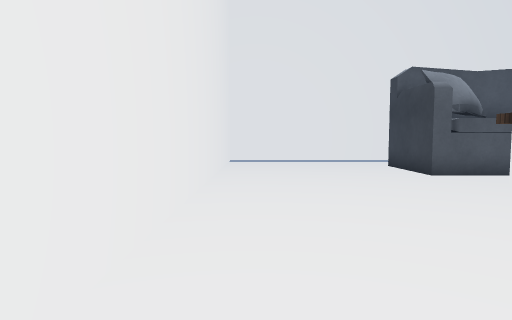
[1] (above)

16 first-person views from a walk through a 3-D level made in the Unity game engine. The camera is 1.2 m above the floor, tilts 4° down and sees 75° across. The floor is counted in squares, 1 m on a side. Each view is taken from the middle of a square. On the plan, view 1 faces up. The plan holds only what a view shows up to about 14 squares ahead; the rest is blank. The place goes on beyond the plan. Some animated figures are not drawn. Door leaves are left out, so doorways stand open. Surface patterns are stand-ins for the level's own textures.

[2]
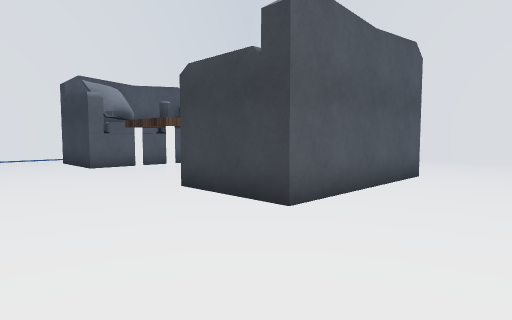

[3]
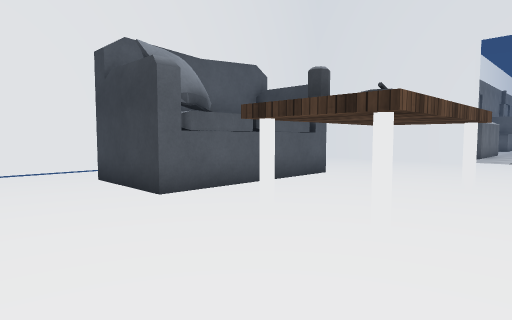

[4]
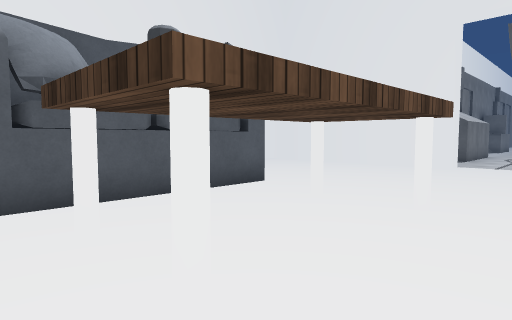

[5]
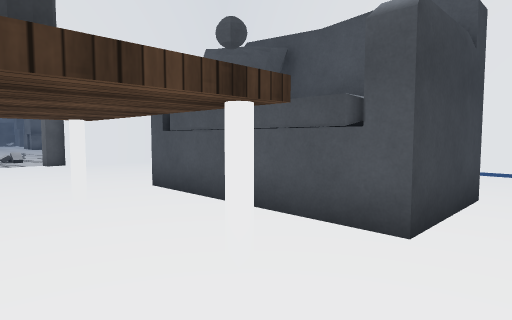

[6]
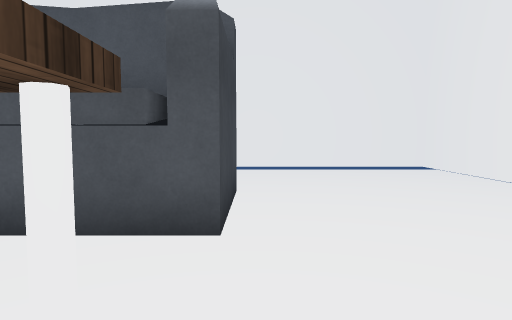

[7]
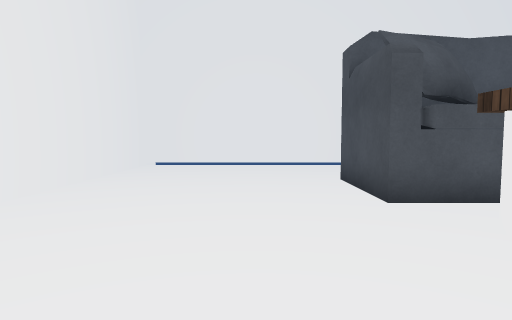

[8]
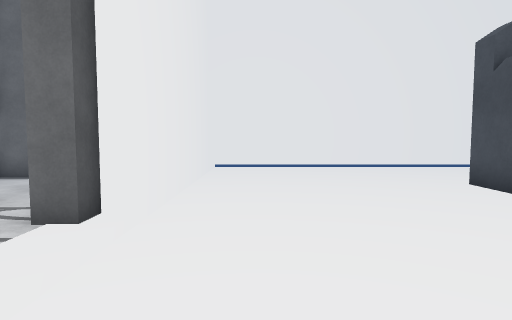

[9]
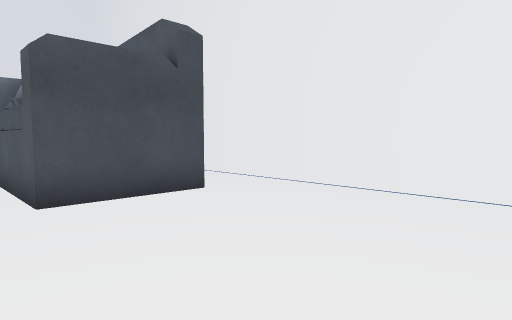

[10]
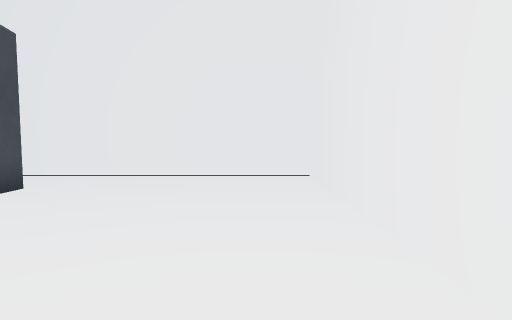

[11]
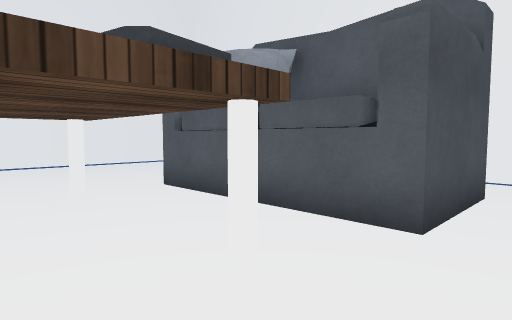

[12]
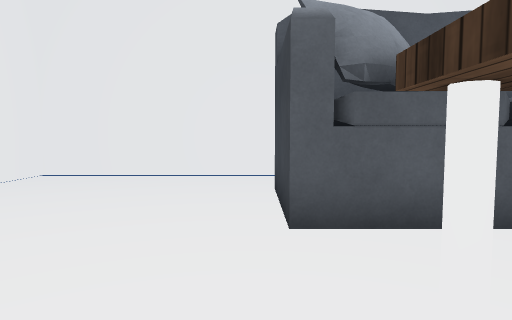

[13]
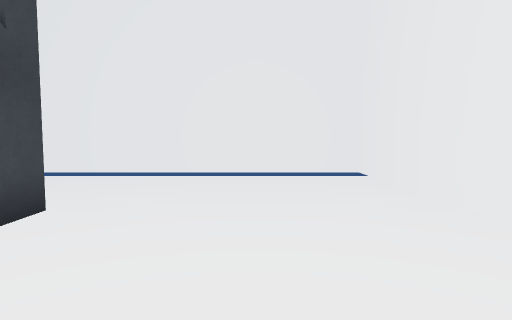

[14]
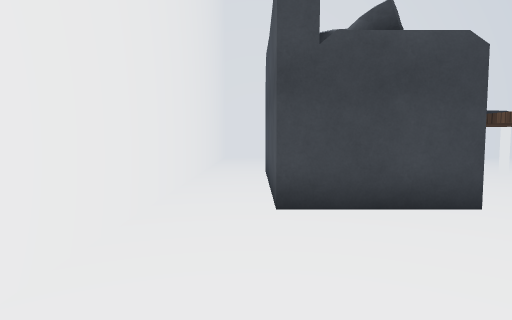

[15]
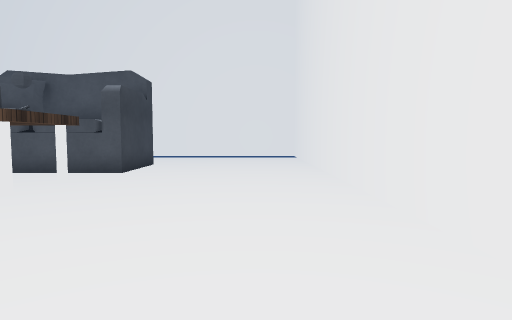

[16]
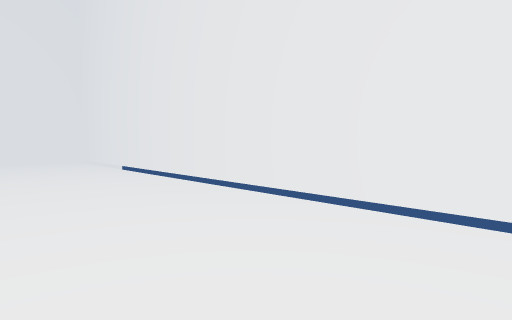

### Floor plan
Key: @ floor where view 1 was taken; # wall or solid block; . floor; D open door; T table; P pole; O other object.
Columns run from 1 left of view 1 to 20 right of it. Each row starts with its distance up from view 1.
 16 #####################
 15 #...................#
 14 #...................#
 13 #......OOOOOO.......#
 12 #......OOOOOO.......#
 11 #......OOOOOO.......#
 10 #...................#
  9 #...................#
  8 #......TTTTTT.......##
  7 #......T....T........D
  6 #......TTTTTT........D
  5 #....................D
  4 #......OOOOOO.......#P
  3 #......OO OOO.......#
  2 #......OOOOOO.......#
  1 #......OOOOOO.......#
  0 #@..................#
 -1 #...................#
 -2 #...................#
 -3 #...................#
 -4 #####################

Positions as (right, up) in squares from view 1, and headings:
1: (0, 0), facing up
2: (1, -3), facing up-right
3: (2, 4), facing up-right
4: (5, 4), facing up-right
5: (4, 8), facing down-right
6: (5, 8), facing down
7: (14, 10), facing down
8: (17, 9), facing down
9: (18, 9), facing up-left
10: (17, 6), facing up
11: (13, 6), facing up-left
12: (5, 6), facing up
13: (2, 6), facing down
14: (0, 14), facing right
15: (1, 15), facing down
16: (2, 1), facing down-right
